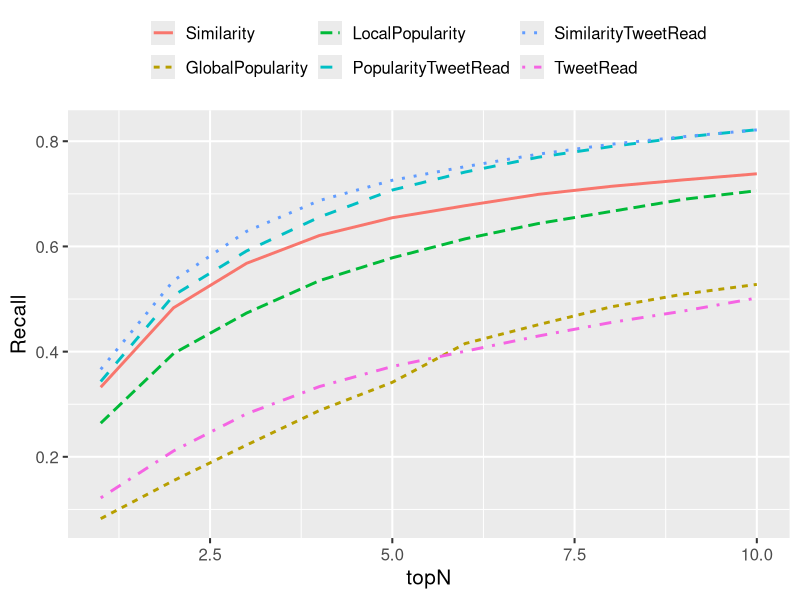
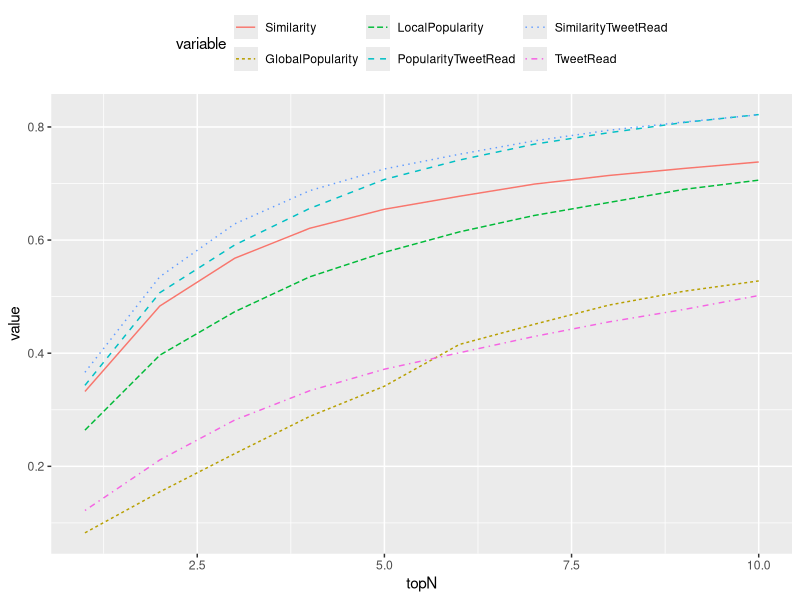
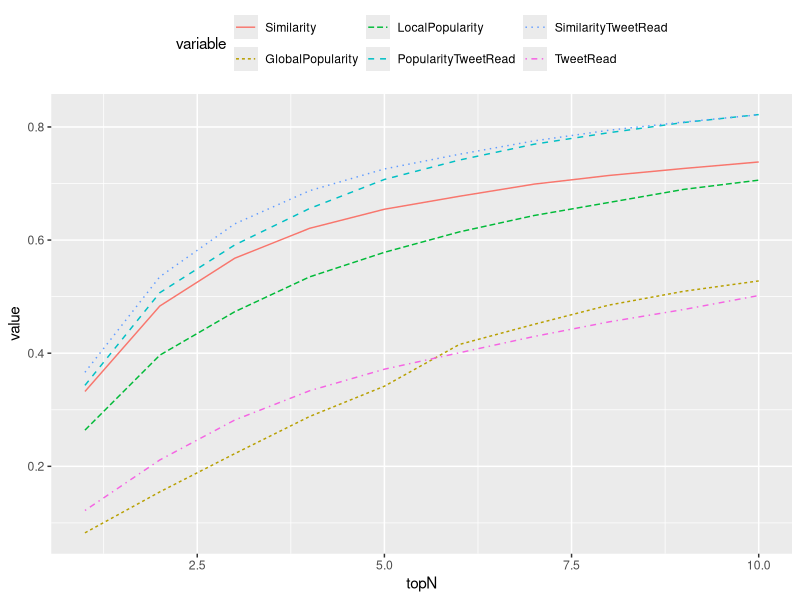

Reproduce these figures in R, in order.
library(reshape2)
library(ggplot2)
#setwd("D:\\eclipse2\\workspace\\MultiLanguageReadabilityAnalyzer\\analysis")

base<-c(0.1,0.140,0.15,0.157,0.164,0.170,0.174,0.177,0.181,0.183)
base2<-c(0.1,0.130,0.14,0.149,0.156,0.162,0.167,0.171,0.174,0.176)


dat<-as.data.frame(c(1,2,3,4,5,6,7,8,9,10))
names(dat)[1]<-"topN"
dat$Similarity<-jitter(base+0.16,amount = 0.003)
dat$LocalPopularity<-jitter(base,amount = 0.003)
dat$GlobalPopularity<-jitter(base+0.015,amount = 0.003)
dat$SimilarityTweetRead<-jitter(base+0.18,amount = 0.003)
dat$TweetRead<-jitter(base2-0.004,amount = 0.00003)
dat$PopularityTweetRead<-jitter(base+0.035,amount = 0.003)


dat<- read.csv("rawDataTransposed.tsv", header=TRUE, sep ="\t")
dat<-dat/23734
dat$topN <- dat$topN*23734
dat
churro<- melt(dat,id = "topN")


ggplot(data = churro,aes(x=topN,y=value, linetype  = variable, color=variable)) + geom_line(size=1) +
  theme_grey(base_size = 15)+
  theme(legend.position = "top",legend.title=element_blank()) +
  ylab("Recall")



ggplot(data = churro,aes(x=topN,y=value, linetype  = variable, color=variable)) + geom_line() +
theme(legend.position = "top")

ggsave("plot1.png",height = 3, width = 4,dpi = 200)


